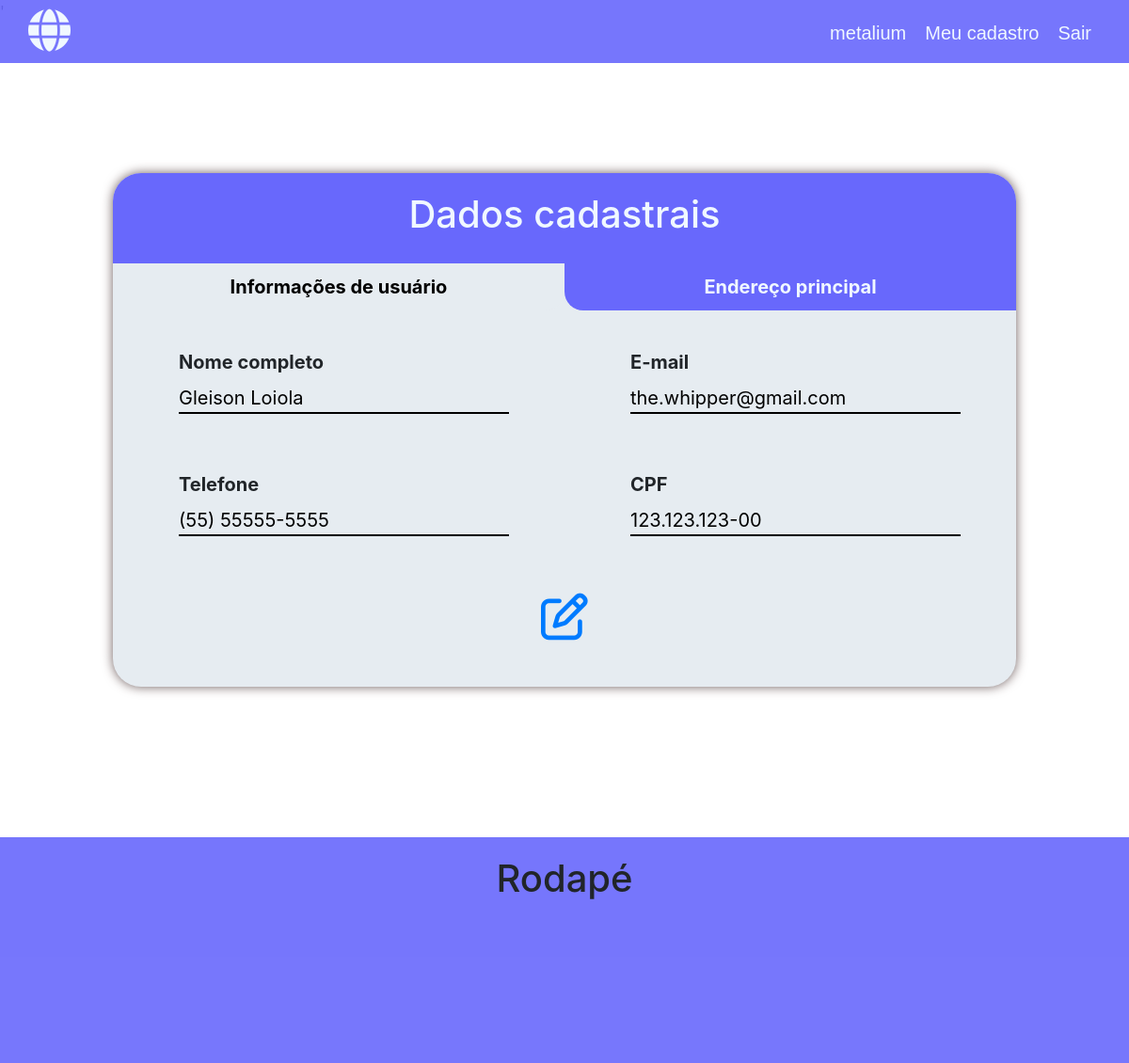
Before: /my-profile/info/ (signed in) with the older database file.
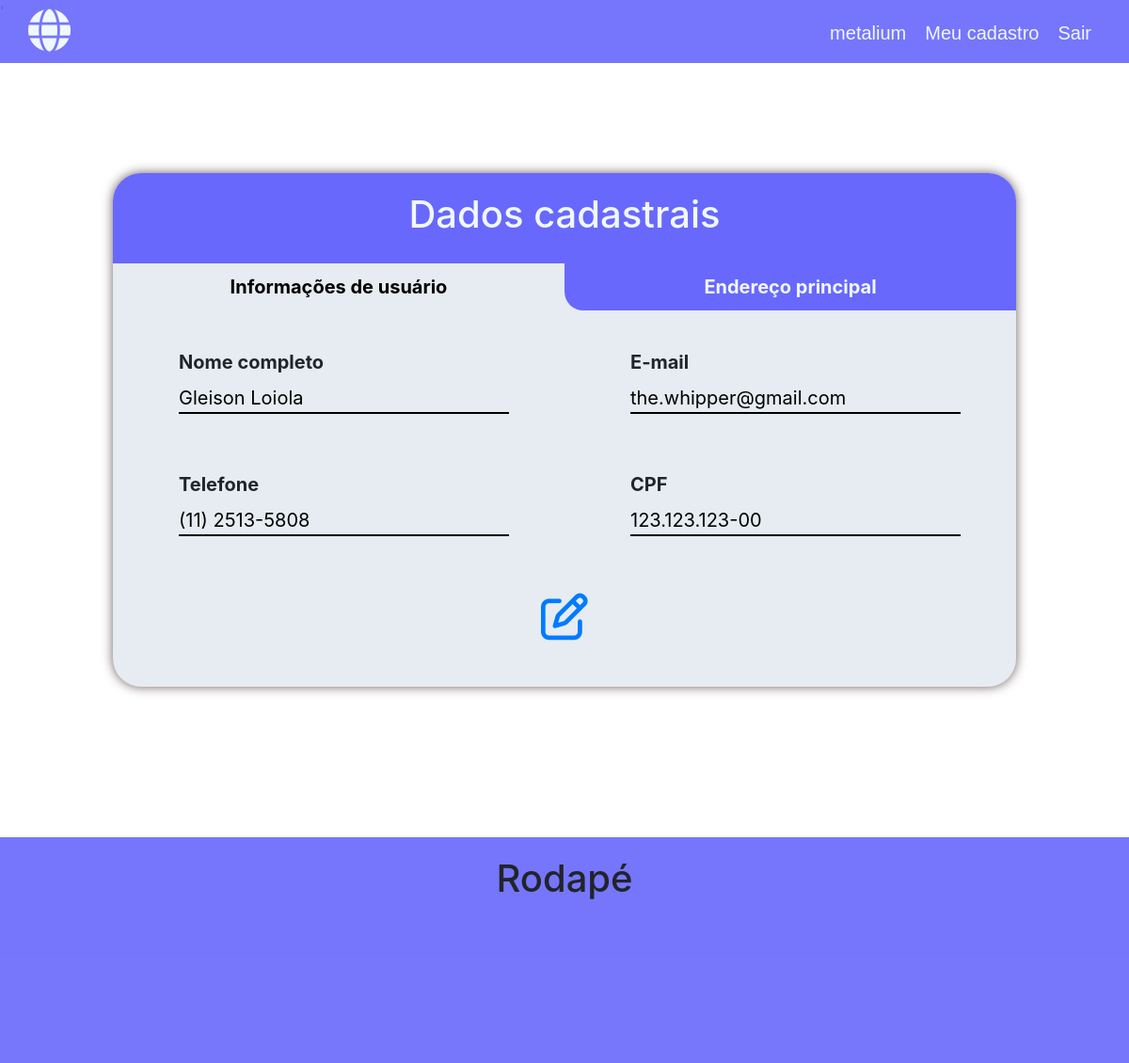
After: the same page with the newer database file.
### login_register_user/models.py (models this page shows)
class DataUser(models.Model):
    objects = None
    user_profile = models.OneToOneField(User, on_delete=models.CASCADE, verbose_name='Usuário')
    cell_phone = models.CharField('Telefone', max_length=15, blank=True)
    cpf = models.CharField('CPF', max_length=14, unique=True)
    class Meta:
        verbose_name = 'Cadastro'

### my_profile/views.py (the view)
# urls.py: path('info/', views.my_info, name='info'),
@login_required(redirect_field_name='next', login_url='login')
def my_info(request):
    context = {
        'user_info': DataUser.objects.get(user_profile=request.user),
        'address': models.AddressUser.objects.filter(user=request.user, active=True)
    }
    return render(request, 'my_info.html', context)

### my_profile/templates/my_info.html (shortened to what this page needs)
{% extends 'base.html' %}
{% block 'content' %}
    <section class="section-user-info">
        <div class="info-container">
            <div class="title">
                <h1>Dados cadastrais</h1>
            </div>
            <div class="tabs">
                <button class="tab-button" id="tabStandard"  onclick="openTab(event, 'info')">Informações de usuário</button>
                <button class="tab-button" id="tabSecondary" onclick="openTab(event, 'address')" >Endereço principal</button>
            </div>
            <div id="info" class="content">
                <div class="info-group">
                    <div>
                        <label>Nome completo</label>
                        <input type="text" value="{{user_info.user_profile.first_name}} {{user_info.user_profile.last_name}}" readonly>
                    </div>
                    <div>
                        <label>E-mail</label>
                        <input type="email" value="{{user_info.user_profile.email}}" readonly>
                    </div>
                </div>
                <div class="info-group">
                    <div>
                        <label>Telefone</label>
                        <input type="text" value="{{ user_info.cell_phone }}" readonly>
                    </div>
                    <div>
                        <label>CPF</label>
                        <input type="text" placeholder="CPF" value="{{ user_info.cpf }}" readonly>
                    </div>
                </div>
                <div class="edit-container">
                    <a href="{% url 'edit_profile' user_info.pk %}"><i title="Editar dados" class="fa-regular fa-pen-to-square"></i></a>
                </div>
            </div>
        </div>
    </section>
{% endblock %}

### template_base/base.html (shortened to what this page needs)
<!DOCTYPE html>
{% load static %}
<html lang="pt-BR">
<head>
    <link rel="stylesheet" href="https://stackpath.bootstrapcdn.com/bootstrap/4.4.1/css/bootstrap.min.css">
    <link rel="stylesheet" href="https://cdnjs.cloudflare.com/ajax/libs/font-awesome/6.4.0/css/all.min.css" />
    <link rel="stylesheet" href="{% static 'css/style_home.css' %}">
    <link rel="stylesheet" href="{% static 'css/styles.css' %}">
    <link rel="stylesheet" href="{% static 'css/my_profile.css' %}">
</head>
<body>
    <nav>
        <div class="content-navbar">
            <a href="{% url 'home' %}"><i class="fa-sharp fa-solid fa-globe"></i></a>
            <ul>
                {% if user.is_authenticated %}
                <li><a href="#">{{user}}</a></li>
                <li><a href="{% url 'profile' %}">Meu cadastro</a></li>
                <li><a href="{% url 'logout' %}">Sair</a></li>
                {% else %}
                <li><a href="{% url 'login' %}">Entrar</a></li>
                <li><a href="{% url 'register' %}">Cadastrar</a></li>
                {% endif %}
            </ul>
        </div>
    </nav>
'
    {% block 'content' %}
    {% endblock %}
    <footer>
        <h1>Rodapé</h1>
    </footer>
</body>
</html>

### home/static/css/style_home.css (style rules this page uses)
html, body { height: 100%; }
body { display: flex; flex-direction: column; }
section { flex: 1 0 auto; }
footer { width: 100%; height: 30vh; background-color: rgb(104, 104, 252, 0.9); text-align: center; padding: 20px; flex-shrink: 0; }
nav { background-color: rgb(104, 104, 252, 0.9); height: 67px; display: flex; justify-content: center; position: fixed; width: 100%; z-index: 2; }
nav i { font-size: 45px; color: aliceblue; }
.content-navbar { margin-top: 10px; width: 95%; height: 40px; display: flex; justify-content: space-between; }
.content-navbar ul { list-style-type: none; display: flex; }
.content-navbar li { padding: 10px; font-size: 20px; font-family: Arial, Helvetica, sans-serif; color: aliceblue; }
.content-navbar a { text-decoration: none; color: aliceblue; }

### login_register_user/static/css/styles.css (style rules this page uses)
* { padding: 0; margin: 0; text-decoration: none; list-style: none; box-sizing: border-box; }

### my_profile/static/css/my_profile.css (style rules this page uses)
.section-user-info { padding: 160px 0px 160px 0px; }
.info-container { width: 80%; background-color: rgb(230, 236, 241); margin: 0 auto; border-radius: 30px; box-shadow: 0px 0px 12px 0px rgb(110, 93, 93); }
.info-container input { display: block; border: none; background-color:rgb(230, 236, 241); border-bottom: solid 2px; width: 90%; font-size: 20px; }
.info-container label { font-size: 20px; font-weight: bold; }
.title { background-color: rgb(104, 104, 252); width: 100%; text-align: center; padding: 20px; border-radius: 30px 30px 0px 0px; color: aliceblue; }
.info-group { display: flex; margin-top: 20px; }
.info-group div { width: 50%; padding: 20px; margin-left: 50px; }
.edit-container { margin-top: 40px; text-align: center; padding-bottom: 50px; }
.edit-container i { font-size: 50px; }
.tabs { display: flex; }
#tabStandard { border-radius: 0px 0px 20px 0px; }
#tabSecondary { border-radius: 0px 0px 0px 20px; }
.tab-button { width: 50%; background-color: rgb(104, 104, 252); color: aliceblue; border: none; padding: 10px; font-size: 20px; font-weight: bold; }
.tabs button.active { background-color: rgb(230, 236, 241); color: black; border: none; }
.content { display: none; }

Changed rows visible on the page:
changed DataUser "Gleison Loiola": cell_phone "(55) 55555-5555" → "(11) 2513-5808"
